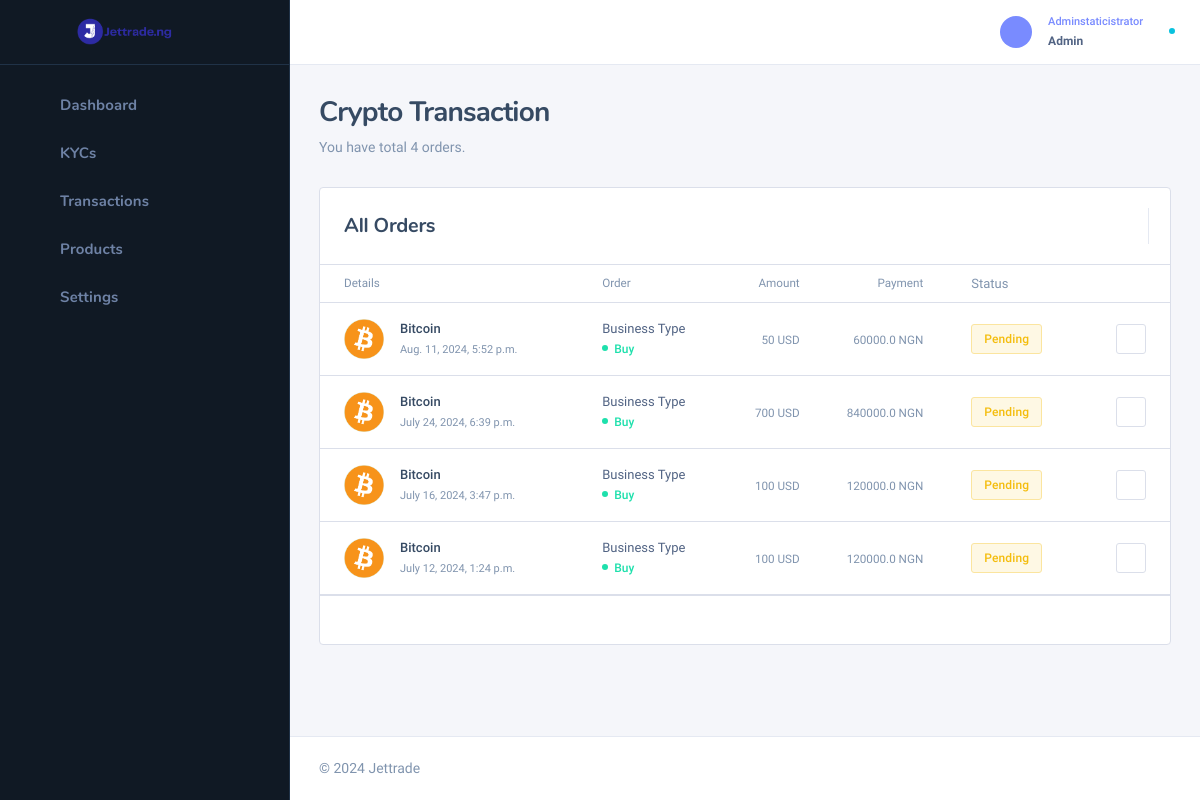
The app's page /superadmin/trancryptobuy (signed in) with its own data.
### user_app/models.py (models this page shows, shortened)
class buying_history(models.Model):
    user = models.ForeignKey(settings.AUTH_USER_MODEL,on_delete=models.SET_NULL, null=True)
    coin = models.ForeignKey(coins, on_delete=models.SET_NULL, null=True)
    amount = models.IntegerField(blank=True,default=0)
    rate_naira = models.IntegerField(blank=True,default=0)
    receiving_address = models.CharField(blank=True,max_length=1000)
    payment = models.FloatField(blank=True,default=0.0)
    paymentmethod = models.ForeignKey(paymentmethod, on_delete=models.SET_NULL, null=True)
    status = models.BooleanField(default=False)
    invoice = models.UUIDField(default=uuid.uuid4, editable=False, unique=True)
    buy_date = models.DateTimeField(blank=True,null=True,default=timezone.now)

class coins(models.Model):
    name = models.CharField(max_length=100)
    logo = models.FileField(upload_to='coins/')
    wallet_address = models.CharField(max_length=500, default='hhdudwddjq')
    buying_quantity = models.FloatField(default=0.0,blank=True)
    selling_quantity = models.FloatField(default=0.0,blank=True)

### superadmin/views.py (the view)
# urls.py: path('trancryptobuy',views.trancryptobuy,name='trancryptobuy'),
@staff_member_required
def trancryptobuy(request):
   x = buying_history.objects.all()
   t_tal = len(buying_history.objects.all())
   if request.method == 'POST':
      u_id = request.POST.get('u_id')
      sv = buying_history.objects.get(id=u_id)
      sv.status = True
      sv.save()
      subject = "Crypto Transaction"
      message = f"""
 Hello {sv.user.username}, your Transaction on crypto purchase has been approved.
https://Jettrade.com.ng .Allright reserve 2024
"""
      sender = "test@kcls-swift.com"
      receiver = [sv.user.email, ]
      send_mail(
         subject,
         message,
         sender,
         receiver,
         fail_silently=False,
      )
      messages.success(request,'Payment has been approved')
      return HttpResponseRedirect(request.META.get('HTTP_REFERER'))
   else:
    return render(request,'admin_temp/trancryptobuy.html', locals())

### user_app/context_processors.py (called while the page is built)
def kycver(request):
    try:
      active =   Kycverification.objects.filter(user=request.user).first
    except:
       Kycverification.DoesNotExist
       active = None
    return {'active':active}

### template/admin_temp/trancryptobuy.html (shortened to what this page needs)
{% extends 'admin_temp/base.html' %}
{% load static %}
{% block content %}
<div class="nk-content ">
    <div class="container-fluid">
        <div class="nk-content-inner">
            <div class="nk-content-body">
                <div class="nk-block-head nk-block-head-sm">
                    <div class="nk-block-between g-3">
                        <div class="nk-block-head-content">
                            <h3 class="nk-block-title page-title">Crypto Transaction</h3>
                            <div class="nk-block-des text-soft">
                                <p>You have total {{t_tal}} orders.</p>
                            </div>
                        </div>
                    </div>
                </div>
                <div class="nk-block">
                    <div class="card card-bordered card-stretch">
                        <div class="card-inner-group">
                            <div class="card-inner">
                                <div class="card-title-group">
                                    <div class="card-title">
                                        <h5 class="title">All Orders</h5>
                                    </div>
                                    <div class="card-tools me-n1">
                                        <ul class="btn-toolbar gx-1">
                                            <li>
                                                <a href="#" class="search-toggle toggle-search btn btn-icon" data-target="search"><em class="icon ni ni-search"></em></a>
                                            </li>
                                        </ul>
                                    </div>
                                </div>
                            </div>
                            <div class="card-inner p-0">
                                <div class="nk-tb-list nk-tb-tnx">
                                    <div class="nk-tb-item nk-tb-head">
                                        <div class="nk-tb-col"><span>Details</span></div>
                                        <div class="nk-tb-col tb-col-lg"><span>Order</span></div>
                                        <div class="nk-tb-col text-end"><span>Amount</span></div>
                                        <div class="nk-tb-col text-end tb-col-sm"><span>Payment</span></div>
                                        <div class="nk-tb-col nk-tb-col-status"><span class="sub-text d-none d-md-block">Status</span></div>
                                        <div class="nk-tb-col nk-tb-col-tools"></div>
                                    </div>
                                    {% for x in x reversed %}
                                    <div class="nk-tb-item">
                                        <div class="nk-tb-col">
                                            <div class="nk-tnx-type">
                                                <div class="nk-tnx-type-icon bg-success-dim text-success">
                                                    <img src="{{x.coin.logo.url}}" alt="">
                                                </div>
                                                <div class="nk-tnx-type-text">
                                                    <span class="tb-lead">{{x.coin.name}}</span>
                                                    <span class="tb-date">{{x.buy_date}}</span>
                                                </div>
                                            </div>
                                        </div>
                                        <div class="nk-tb-col tb-col-lg">
                                            <span class="tb-lead-sub">Business Type</span>
                                            <span class="badge badge-dot bg-success">Buy</span>
                                        </div>
                                        <div class="nk-tb-col text-end">
                                            <span class="tb-amount-sm">{{x.amount}} USD</span>
                                        </div>
                                        <div class="nk-tb-col text-end tb-col-sm">
                                            <span class="tb-amount-sm">{{x.payment}} NGN</span>
                                        </div>
                                        <div class="nk-tb-col nk-tb-col-status">
                                           {% if x.status %}
                                           <span class="badge badge-sm badge-dim bg-outline-success d-none d-md-inline-flex">Approved</span>
                                           {% else %}
                                           <span class="badge badge-sm badge-dim bg-outline-warning d-none d-md-inline-flex">Pending</span>
                                           {% endif %}
                                        </div>
                                        <div class="nk-tb-col nk-tb-col-tools">
                                            <ul class="nk-tb-actions gx-2">
                                                <div class="dropdown">
                                                    <a href="#" class="dropdown-toggle bg-white btn btn-sm btn-outline-light btn-icon" data-bs-toggle="dropdown"><em class="icon ni ni-more-h"></em></a>
                                                </div>
                                            </ul>
                                        </div>
                                    </div>
                                   {% endfor %}
                                </div>
                            </div>
                            <div class="card-inner">
                            </div>
                        </div>
                    </div>
                </div>
            </div>
        </div>
    </div>
</div>
{% endblock %}

### records on screen
buying_history: coin.logo (picture), coin.name "Bitcoin", buy_date "Aug. 11, 2024, 5:52 p.m.", amount "50", payment "60000.0", status "Pending"
buying_history: coin.logo (picture), coin.name "Bitcoin", buy_date "July 24, 2024, 6:39 p.m.", amount "700", payment "840000.0", status "Pending"
buying_history: coin.logo (picture), coin.name "Bitcoin", buy_date "July 16, 2024, 3:47 p.m.", amount "100", payment "120000.0", status "Pending"
buying_history: coin.logo (picture), coin.name "Bitcoin", buy_date "July 12, 2024, 1:24 p.m.", amount "100", payment "120000.0", status "Pending"

### other values on screen
{{ t_tal }} "4"
